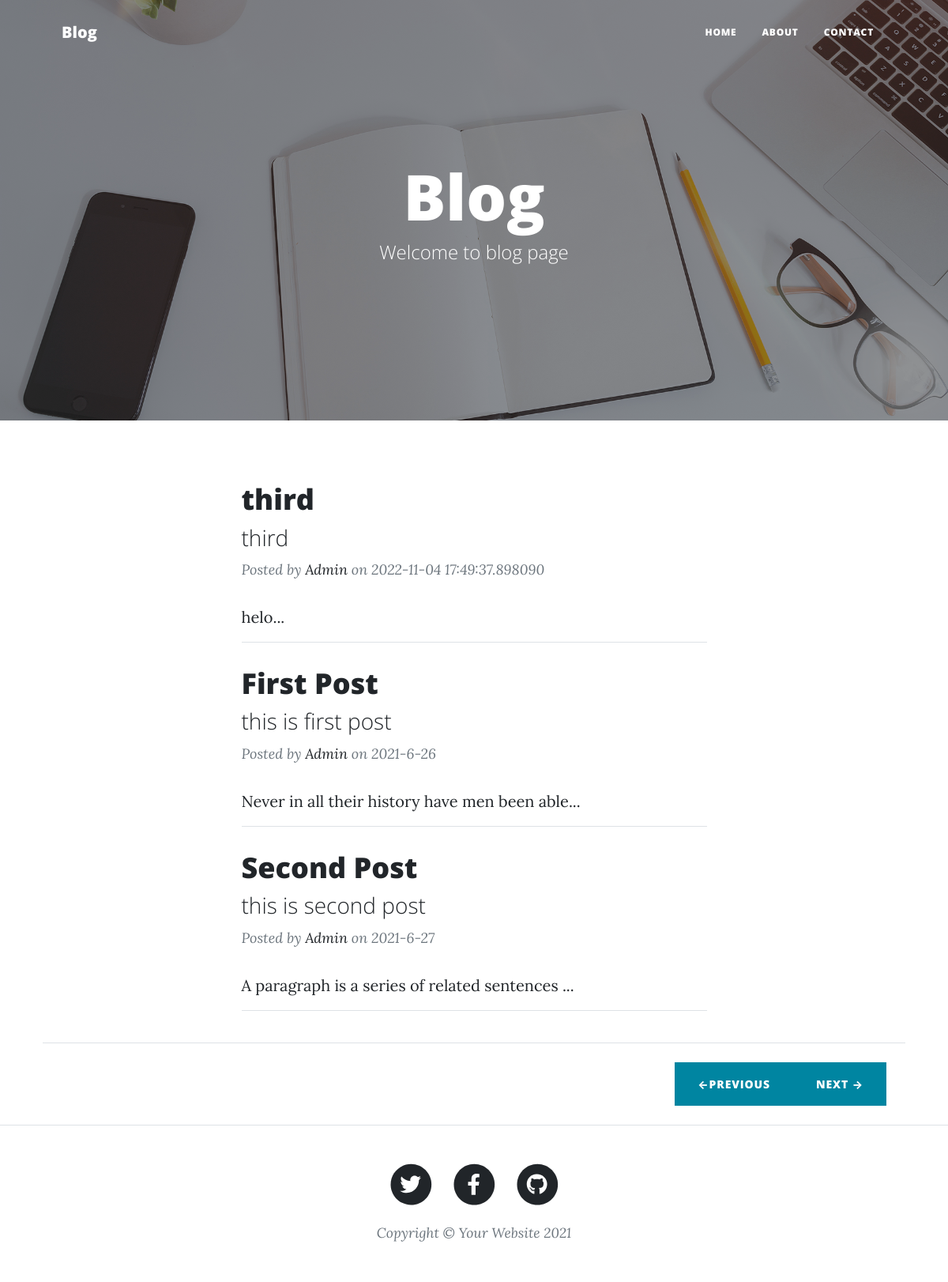
The page / on the database its author committed.
### main.py (models this page shows)
class Posts(db.Model):
    sno = db.Column(db.Integer, primary_key=True)
    title = db.Column(db.String(80), nullable=False)
    slug = db.Column(db.String(21), nullable=False)
    content = db.Column(db.String(120), nullable=False)
    tagline = db.Column(db.String(120), nullable=False)
    date = db.Column(db.String(12), nullable=True)
    img_file = db.Column(db.String(12), nullable=True)

### main.py (the view)
@app.route("/")
def home():
    posts = Posts.query.filter_by().all()
    last = math.ceil(len(posts) / int(params['no_of_posts']))
    page = request.args.get('page')
    if not str(page).isnumeric():
        page = 1
    page = int(page)
    posts = posts[(page - 1) * int(params['no_of_posts']):(page - 1) * int(params['no_of_posts']) + int(params['no_of_posts'])]
    if page == 1:
        prev = "#"
        next = "/?page=" + str(page + 1)
    elif page == last:
        prev = "/?page=" + str(page - 1)
        next = "#"
    else:
        prev = "/?page=" + str(page - 1)
        next = "/?page=" + str(page + 1)
    return render_template('index.html', params=params, posts=posts, prev=prev, next=next)

### templates/index.html (shortened to what this page needs)
{% extends "layout.html" %}
{% block body %}
        <header class="masthead" style="background-image:url('     {{ url_for('static', filename='img/home-bg.jpg')  }}')">
            <div class="container position-relative px-4 px-lg-5">
                <div class="row gx-4 gx-lg-5 justify-content-center">
                    <div class="col-md-10 col-lg-8 col-xl-7">
                        <div class="site-heading">
                            <h1>{{params['blog_name']}}</h1>
                            <span class="subheading">{{params['tag_line']}}</span>
                        </div>
                    </div>
                </div>
            </div>
        </header>
        <div class="container px-4 px-lg-5">
            <div class="row gx-4 gx-lg-5 justify-content-center">
                <div class="col-md-10 col-lg-8 col-xl-7">
                    {% for post in posts%}
                    <li><a href="/post/{{post_slug}}">
                    <div class="post-preview">
                        <a href="post/{{post.slug}}">
                            <h2 class="post-title">{{post.title}}</h2>
                            <h3 class="post-subtitle">{{post.tagline}}</h3>
                        </a>
                        <p class="post-meta">
                            Posted by
                            <a href="#!">Admin</a>
                            on {{post.date}}
                        </p>
                    </div>
                    {{post.content[0:45]}}...
                    <hr>
                    </a></li>
                    {% endfor %}
                    </div>
                    <hr class="my-4" />
                    <div class="d-flex justify-content-end mb-4">
                        <a class="btn btn-primary float-left" href="{{prev}}">&larr;PREVIOUS</a>
                        <a class="btn btn-primary float-right" href="{{ahead}}">NEXT &rarr; </a></div>
                </div>
            </div>
 {% endblock %}

### templates/layout.html (shortened to what this page needs)
<!DOCTYPE html>
<html lang="en">
    <head>
        <link href="../static/css/styles.css" rel="stylesheet" />
    </head>
    <body>
        <nav class="navbar navbar-expand-lg navbar-light" id="mainNav">
            <div class="container px-4 px-lg-5">
                <a class="navbar-brand" href="/">{{params['blog_name']}}</a>
                <div class="collapse navbar-collapse" id="navbarResponsive">
                    <ul class="navbar-nav ms-auto py-4 py-lg-0">
                        <li class="nav-item"><a class="nav-link px-lg-3 py-3 py-lg-4" href="/">Home</a></li>
                        <li class="nav-item"><a class="nav-link px-lg-3 py-3 py-lg-4" href="/about">About</a></li>
                        <li class="nav-item"><a class="nav-link px-lg-3 py-3 py-lg-4" href="/contact">Contact</a></li>
                    </ul>
                </div>
            </div>
        </nav>
{% block body %} {% endblock %}
        <footer class="border-top">
            <div class="container px-4 px-lg-5">
                <div class="row gx-4 gx-lg-5 justify-content-center">
                    <div class="col-md-10 col-lg-8 col-xl-7">
                        <ul class="list-inline text-center">
                            <li class="list-inline-item">
                                <a href="{{params['tw_url']}}" target="_blank">
                                    <span class="fa-stack fa-lg">
                                        <i class="fas fa-circle fa-stack-2x"></i>
                                        <i class="fab fa-twitter fa-stack-1x fa-inverse"></i>
                                    </span>
                                </a>
                            </li>
                            <li class="list-inline-item">
                                <a href="{{params['fb_url']}}" target="_blank">
                                    <span class="fa-stack fa-lg">
                                        <i class="fas fa-circle fa-stack-2x"></i>
                                        <i class="fab fa-facebook-f fa-stack-1x fa-inverse"></i>
                                    </span>
                                </a>
                            </li>
                            <li class="list-inline-item">
                                <a href="{{params['gh_url']}}" target="_blank">
                                    <span class="fa-stack fa-lg">
                                        <i class="fas fa-circle fa-stack-2x"></i>
                                        <i class="fab fa-github fa-stack-1x fa-inverse"></i>
                                    </span>
                                </a>
                            </li>
                        </ul>
                        <div class="small text-center text-muted fst-italic">Copyright &copy; Your Website 2021</div>
                    </div>
                </div>
            </div>
        </footer>
    </body>
</html>

### templates/index.html (style rules this page uses)
*, *::before, *::after { box-sizing: border-box; list-style-type: none; }

### rows shown on the page
Posts: title "third", tagline "third", date "2022-11-04 17:49:37.898090", content "helo"
Posts: title "First Post", tagline "this is first post", date "2021-6-26", content "Never in all their history have men been able"
Posts: title "Second Post", tagline "this is second post", date "2021-6-27", content "A paragraph is a series of related sentences"

### other values the page prints
{{ params['blog_name'] }} "Blog"
{{ params['tag_line'] }} "Welcome to blog page"
